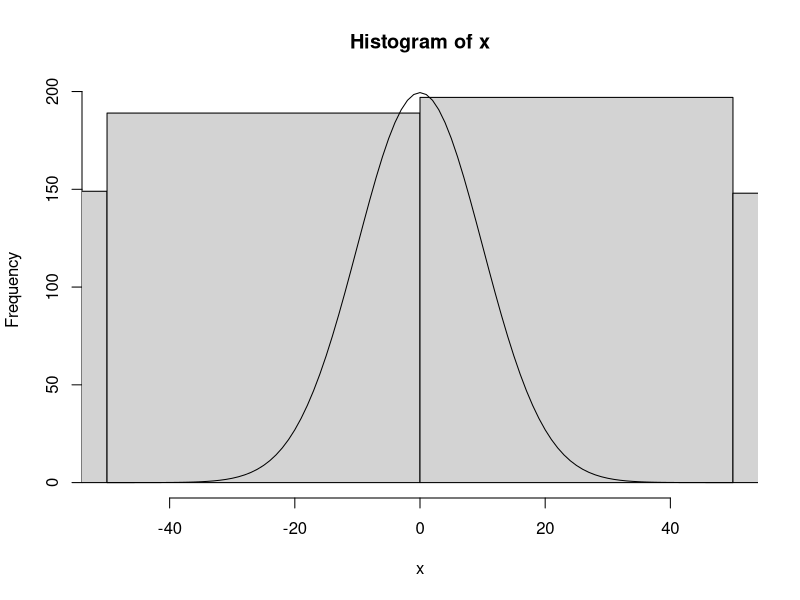
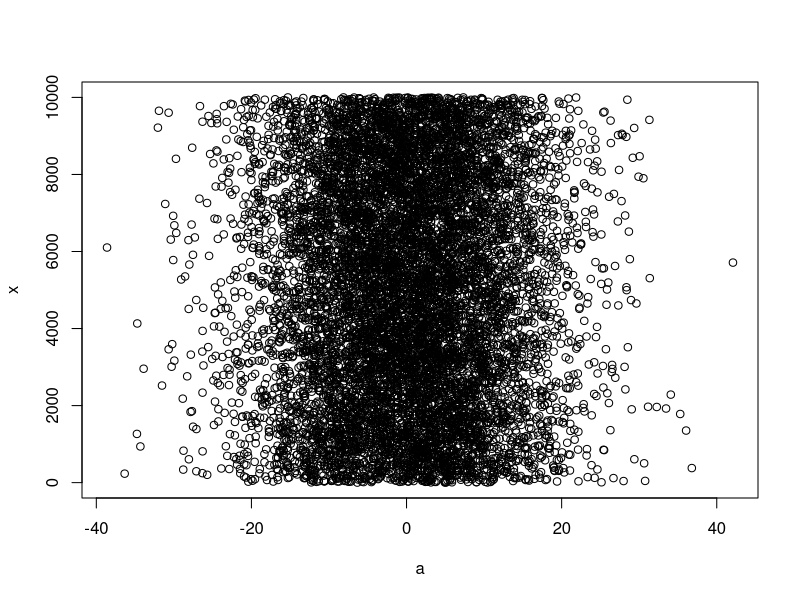

Reproduce these figures in R, in order.
x <-rnorm(1000, 0, 100)
hist(x, xlim = c(-50,50))
curve(5000*dnorm(x, 0, 10), xlim = c(-50,50), add=TRUE)

x <- sample (1:10000, 10000, replace = T)
a <- rnorm (10000, 0, 10)
ax <- cbind(a,x)
plot (ax)